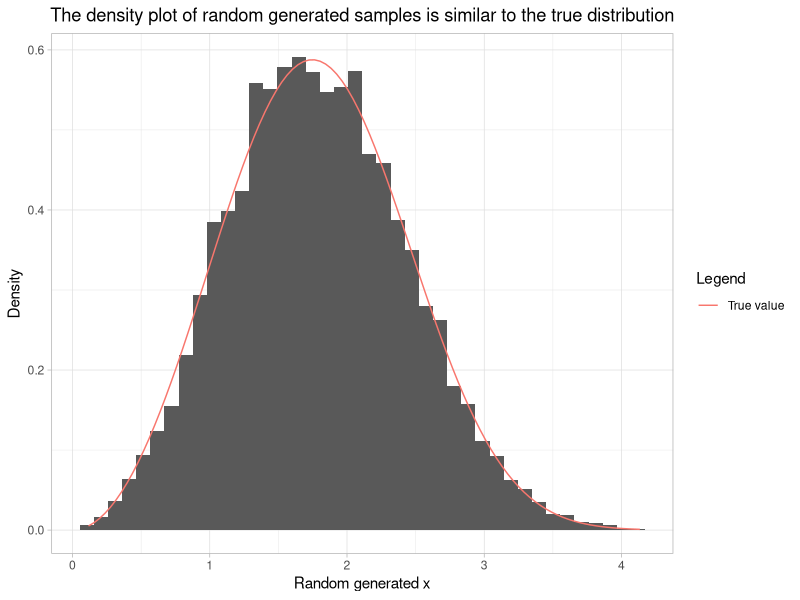
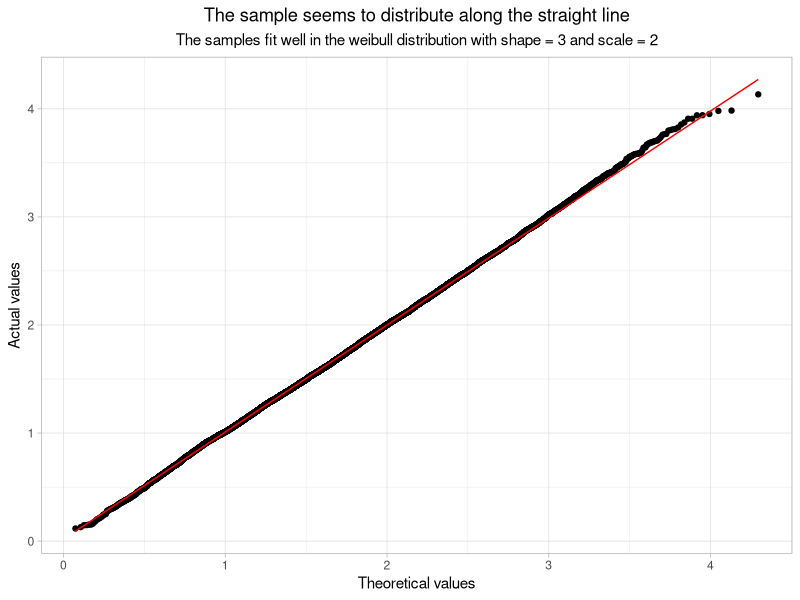

These charts were generated, in order, by the following R code:
# HW10: Inverse Transform Sampling
#
# In this exercise, we will learn to apply the inverse transform method.
# We will focus on the weibull distribution.
# For details, here is the link: [https://en.wikipedia.org/wiki/Weibull_distribution]
#
# Throughout the exercise:
#    - Do NOT use `for`, `while` or `repeat` loops.
#    - Use `%>%` to structure your operations.
#    - Use `theme_light()` for the plots.
#    - For graphs with titles, use `theme()` to set
#      `plot.title = element_text(hjust = 0.5)` and
#      `plot.subtitle = element_text(hjust = 0.5)`.
#
# 1. Let `U` be a uniform random variable over [0, 1]. Let `X` be a weibull
#    random variable with cdf `F` such that `F(X) ~ U[0, 1]`. Based on the
#    link given above, derive the formula that `F^{-1}(u) = x`. Then, create
#    a function `Finv()` that takes an input `u`, `shape`(which is k) and
#    `scale`(which is lamda) and ouput `F^{-1}(u)` from a weibull distribution.
#    Specify the `shape` as 3 and `scale` as 2.
#    For example, Finv(0) = 0,  Finv(0.5, shape = 1, scale = 1) = 0.6931472.
## Do not modify this line!
U<-runif(1)
Finv<-function(u,shape=3,scale=2){
  return(scale*(-log(1-u))^(1/shape))
}
Finv(0.5,1,1)

# 2. Load the `tidyverse` package.
#    Use `set.seed()` to set the random seed to 100. Store the seed to `seed1`.
#    Generate 10000 samples from uniform distribution and save them into a
#    tibble `df`.
#    To do this, you use:
#    - `runif()` to generate random samples from uniform distribution and name
#    the column as `u`.
#    - `Finv()` you created to calculate values and name the column as `x`.
#    To check your answer, the `df` prints to:
#    # A tibble: 10,000 x 2
#    u     x
#    <dbl> <dbl>
#    1 0.308  1.43
#    2 0.258  1.34
#    3 0.552  1.86
#    4 0.0564 0.774
#    5 0.469  1.72
#    6 0.484  1.74
#    7 0.812  2.37
#    8 0.370  1.55
#    9 0.547  1.85
#    10 0.170  1.14
#    # … with 9,990 more rows
## Do not modify this line!
library(tidyverse)
set.seed(100)
seed1<-.Random.seed
df<-tibble(u=runif(10000),x=Finv(u))
df

# 3. Use `set.seed()` to set the random seed to 100. Store the seed to `seed2`.
#    Use `ks.test()` to test if the values of `x` we calculated fit well in
#    weibull distribution. The argument should take in values of `x` from df,
#    `pweibull` and two parameters we specified in the first problem. Extract
#    p-value of the test and store it to `pvalue_result`.
## Do not modify this line!
set.seed(100)
seed2<-.Random.seed
pvalue_result<-ks.test(df$x,pweibull,shape = 3,scale = 2)$p.value


# 4. Load the `ggplot2` package.
#    Draw a histogram of `x` to compare with the distribution of weibull
#    dsitribution.
#    To do this, you can use:
#    - `ggplot()` to plot `x` from `df`.
#    - `geom_histogram()` to add a hitogram with density scale.
#        - specify `bins = 40`.
#        - specify `y = ..density..`.
#    - `stat_function()` to plot the density of weibull distribution
#        - use `dweibull()` to calculate the density.
#        - specify `color` in `aes()` as `"True value"`.
#    - `scale_colour_manual()` to name the title as `"Legend"` and color the
#      `"True value"` as `"red"`.
#    - `labs()` to format the labels such that:
#        - `title = "The density plot of random generated samples is similar to the true distribution"`.
#        - `x = "Random generated x"`.
#        - `y = "Density"`.
#    Store the returned plot to `g1`.
## Do not modify this line!
library(ggplot2)
g1<-ggplot(data=df,aes(x=x))+
  geom_histogram(aes(y=..density..),bins=40)+
  stat_function(fun = dweibull,args=list(shape = 3,scale = 2),aes(color="True value"))+
  scale_colour_manual(aesthetics = "red")+
  labs(title = "The density plot of random generated samples is similar to the true distribution",
       x="Random generated x",
       y="Density",
       color="Legend")+
  theme_light()+
  theme(plot.title = element_text(hjust = 0.5),
        plot.subtitle = element_text(hjust = 0.5))

g1

# 5. Draw a qq-plot to plot the estimated distribution vs. true value.
#    To do this, you can use:
#      - `ggplot()` to plot the `x` from `df`.
#      - `geom_qq()` to draw a weibull distribution with parameters
#        of `dparams`.
#      - `stat_qq_line()` to draw a straight line that takes weibull
#        distribution with parameters of `dparams`, make the `color` as red.
#      - `labs()` to name the title as `"The sample seems to distribute along the straight line"`,
#        subtitle as `"The samples fit well in the weibull distribution with shape = 3 and scale = 2"`,
#        x-axis as `"Theoretical values"`,
#        y-axis as `"Actual values"`.
#    Store returned graph to `g2`.
## Do not modify this line!

g2<-ggplot(data=df,aes(sample=x))+
  geom_qq(distribution = qweibull,dparams = list(shape = 3,scale = 2))+
  stat_qq_line(distribution = qweibull,dparams = list(shape = 3,scale = 2),color="red")+
  labs(title = "The sample seems to distribute along the straight line",
       subtitle = "The samples fit well in the weibull distribution with shape = 3 and scale = 2",
       x="Theoretical values",
       y="Actual values")+
  theme_light()+
  theme(plot.title = element_text(hjust = 0.5),
        plot.subtitle = element_text(hjust = 0.5))
g2
  


